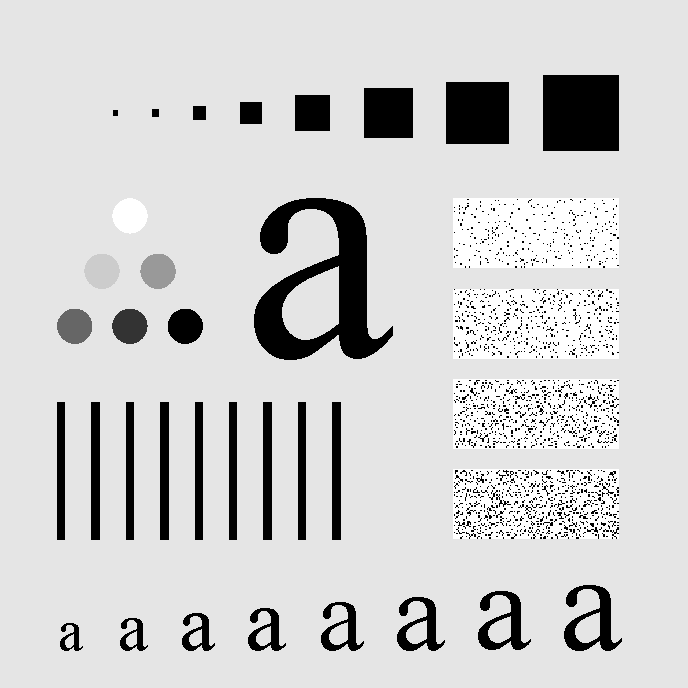
%> input picture homework_4 (fft)/Fig0441(a)(characters_test_pattern).tif, 688 x 688 px
$ octave home4_2.m   (GNU Octave 9; MATLAB toolbox functions it lacks are replaced by stand-ins)
%> lines starting %> are read from the running program, lines starting %| are printed output that depends on the picture
f=imread('Fig0441(a)(characters_test_pattern).tif');
%> f is the input picture: size 688x688 uint8; min 0, max 255, mean 207.3
F=fft2(f);

[M,N]=size(f);
%> M = 688; N = 688
s=0;
s=sum(sum(abs(F)));
%> s = 9.98e+09

ang=s/(M*N)
%> ang = 21083.5

S=log(1+abs(F));
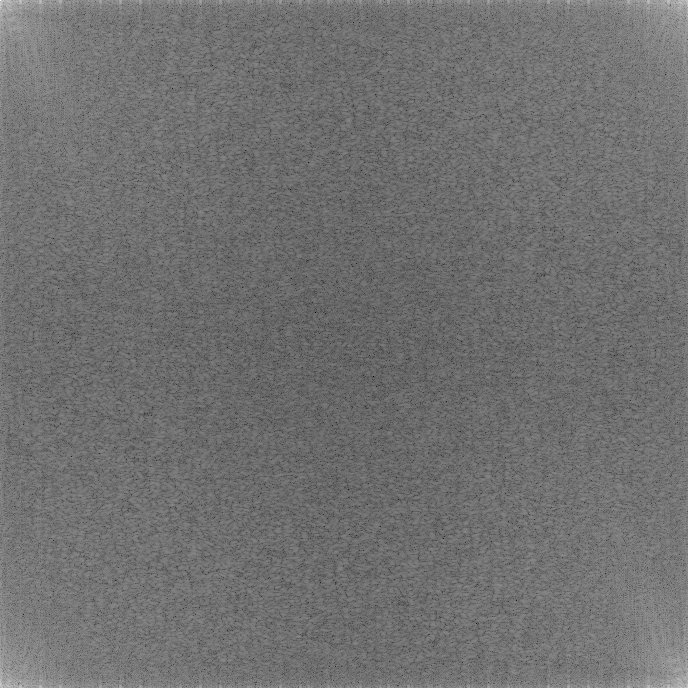
%> S: size 688x688 double; min 2.57, max 18.4, mean 9.58; drawn with min black and max white
figure;plot(S);title('amplitude spectrum')
%> after `title('amplitude spectrum')`:
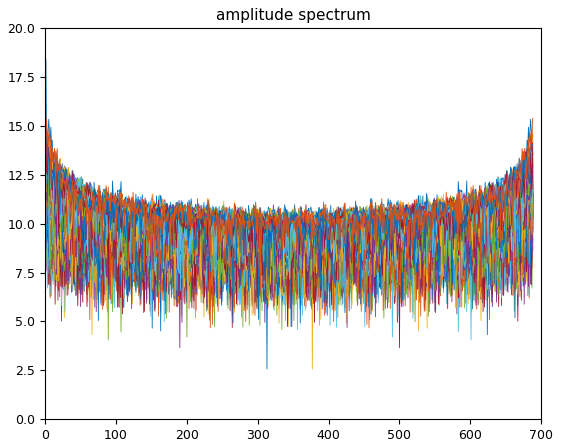
%> figure redrawn from the program's plot data; curve peaks at x = 1, y = 18.4; curve peaks at x = 2, y = 15.38; curve peaks at x = 688, y = 14.39; curve peaks at x = 1, y = 14.75
x=0:1:255;
y=0:1:255;
[x,y]=meshgrid(x,y);
figure;mesh(S);title('3d plot')
%> after `title('3d plot')`:
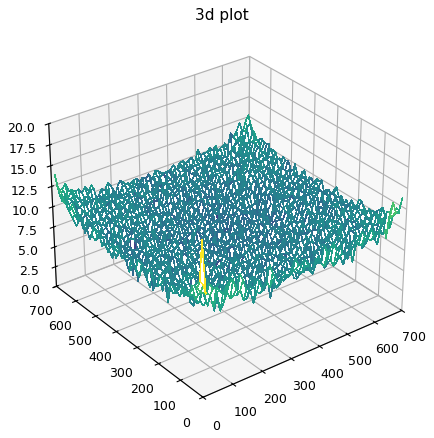
%> figure redrawn from the program's plot data
